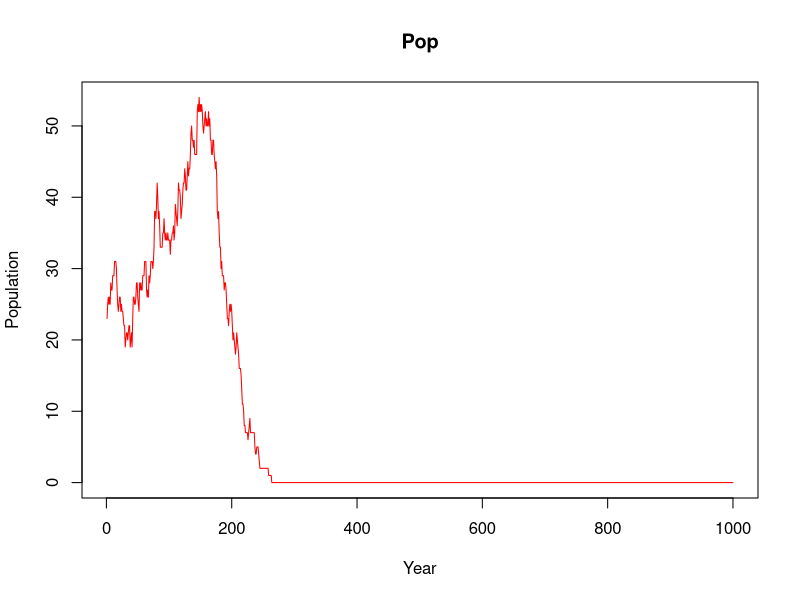

The R script that drew this image:
## ---- chunk 1
library(DiagrammeR)

grViz("
digraph record_formation {

graph [layout = dot, ## Set title and layout
       label = 'Record formation process',
       labelloc = 't'
       fontname = Helvetica,
       fontsize = 30]

# node definitions with substituted label text
node [fontname = Helvetica, ## General node definition
      style = filled,
      color = MistyRose]
      
## Per node definition
a [label = '@@1',
   fillcolor = Orangered,
   fixedsize = shape,
   width = 3,
   height = 0.8,
   fontsize = 20]
b [label = '@@2']
c [label = '@@3',
   fillcolor = orange,
   fixedsize = shape,
   width = 4.5,
   height = 1,
   fontsize = 30]
d [label = '@@4',
   fillcolor = Orangered]
e [label = '@@5']
f [label = '@@6']
g [label = '@@7',
   fillcolor = Orangered,
   fixedsize = shape,
   width = 3,
   height = 0.8,
   fontsize = 20]
h [label = '@@8',
   fillcolor = Orangered]
i [label = '@@9']

## General edge definition
edge [color = grey,
       arrowhead = vee,
       arrowtail = vee]

## Specific edges
a -> {b c h}
b -> {c}
d -> {a b i} 
e -> {a b c h} 
f -> {a e h} 
g -> {a b c e f h} 
h -> {c} 
i -> {c} 
#c -> {b} [dir = both, label = 'per sqm']

}

## Label definition
[1]: 'Population'
[2]: 'Area'
[3]: 'Waste produced/sqrm'
[4]: 'Site type'
[5]: 'Site functionality'
[6]: 'Mobility pattern'
[7]: 'Economy type'
[8]: 'Anthropogenic deposition rates'
[9]: 'Other deposition rates'
")


## ---- chunk 2
set.seed(12345)

## Function 1. Simulation of death process
#' @param pd: The probability matrix for mortality by age

death <- function(x,pd){
  age <- as.numeric(x[1])
  return(rbinom(1,1,prob = pd[pd$Age==age,2]))
}

## Function 2. Definition of carrying capacity
## It defines the carrying capacity according to site type and site economy. Site function
## is not considered, as this acts on the population directly, but not necessarily
## in the allowance of the site. The researcher can introduce the value for carrying capacity
## directly and, thus, the other variables would not be considered.
#' @param constrained: Boolean. If FALSE, it is an open-air site. If TRUE, it is closed site
#' (cave, rockshelter) and space restrictions apply. Default is FALSE.
#' @param E_t: Economy type variable. Possible values are 'hg' (hunter-gatherers),
#' 'm' (interaction) and 'f' (farmers).
#' @param size: Only to be specified if constrained = TRUE. It is the total size of the site
#' as estimated by expert information.

K_def <- function(constrained = FALSE,E_t = NA,size = NA,k = NA){
  try(if(E_t %in% c(NA,'hg','m','f') == FALSE) stop("E_t value not accepted"))
  
  if(is.na(k)==TRUE){
    if (constrained == TRUE){
      k <- round(size/4) ## Considering 4 sqrmt per person
    } else if (E_t == 'hg' | E_t == 'm'){
      k <- 100
    } else {
      k <- 200
    }

  }
  return(k)
}

## Function 3. Simulation of carrying capacity limitation
## If the population exceeds the carrying capacity, it eliminates oversize
## with 0.8 probability per person exceeding.
#' @param x: Data frame or matrix. Population (number of people)
#' @param k: Integer. Carrying capacity. It can be defined by the user, but the
#' can compute it on its own.

K_lim <- function(x,k){
  p <- nrow(x)
  if (p>k){
    o <- rbinom(p-k,1,0.8)
    o <- sum(o[o==1])
    o[o==0] <- 1 ## Avoids problem eliminating all the df if remove == 0
    x <- x[-sample(1:nrow(x),o,replace = FALSE),]
  }
  return(x)
}

## Function 4. Definition of effective occupied area
#' @param x: Population. It can be an integer, a vector or a matrix/dataframe
#' @param E_t: Single value. Factor. Economy type.
#' @param S_t: Single value. Factor. Site type.
#' @param S_f: Single value. Factor. Site function.

## This function needs more reading to make the values more accurate
## IMPORTANT CAVEAT: If site functionality == 'f', then the number of people == buried individuals

Eff_ar <- function(x, E_t, S_t = NA, S_f = NA){
  try(if(E_t %in% c('hg','m','f') == FALSE) stop("E_t value not accepted"))
  try(if(S_t %in% c('c','rs','oa') == FALSE) stop("S_t value not accepted"))
  try(if(S_f %in% c('h','l','p','b','f') == FALSE) stop("S_t value not accepted"))
  
  if (is.integer(x) == TRUE){
    p <- x
  } else if (is.vector(x) == TRUE){
    p <- length(x)
  } else {
    p <- nrow(x)    
  }

  if (S_f == 'f'){
    a <- p*2
  } else {
    ## ec is sqrm/people based on economy type, without other contrains
    ## ec is considered as an open-air / habitat site for easier calculations of
    ## other situations
    if (E_t == 'hg' | E_t == 'm'){
      ec <- 6 ## A guess. Needs lots of reading.
    } else {
      ec <- (36/6)*3 ## Extracted loosely from Zimmermann et al. (2009) and Czerniak (2016)
      ## but needs a lot more reading (36 meters per house. 6 pax per household)
      ## Times 3 accounts for space between houses.
    } 
    
    ## ti is how the type of the site (constrains) conditions pop density
    if (S_t == 'oa'){
      ti <- 0
    } else {
      if (E_t == 'f'){
        ti <- (ec/3)*2 ## eliminates space between houses
      } else {
        ti <- 2 
      }
    }
    
    ## t is how the function of the site limits pop density
    if (S_f == 'l' | S_f == 'b' | S_f == 'p'){
      if (St_ == 'oa'){
        if (E_t == 'f'){
          f <- (ec/3)*2
        } else {
          f <- 2
        }
      }
    } else {
      f <- 0
    }
    a <- round(p*(ec-ti-f))
  }
  
  return(a)
}

## Function 5. Waste production per square meter
#' @param x: Vector. W_p (Waste produced)
#' @param E_t: Factor. E_t (Economy type)
#' @param dm_r: Probability value. If E_t = 'hg', dm_r = 0. 
#' If E_t = 'm', dm_r = 0.5. If E_t = 'f', dm_r = 1. Default is NA.
#' Because values for E_t = c('m','f') are unrealisitc, it is strongly advised
#' that the researcher establishes her/his own values based on the expert knowledge 
#' @param P_y: Vector. P_y (Number of people per year)
#' @param S_t: Factor. S_t (Site type)
#' @param Adr: Vector. Adr (Anthropogenic deposition rates)
#' @param M_p: Factor. M_p (Mobility pattern)
#' @param S_f: Factor. S_f (site functionality)
#' @param Max_Ar: Integer. Max_ar (Total area of site, as defined by archaeologist)
#' @param Odr: Vector. Odr (Other deposition rates)

Wp_sq <- function(x,E_t,dm_r = NA,P_y,Max_Ar){
  
  ## Sets the probability of the dates being domestic
  if (is.na(dm_r)==TRUE){
    if (E_t == 'hg'){
      dm_r <- 0
    } else if (E_t == 'm') {
      dm_r <- 0.5
    } else {
      dm_r <- 1
    }
  } else {
    dm_r <- dm_r
  }
  
  try(if(dm_r > 1 | dm_r < 0) stop("Probabilities must be between 0 and 1"))
  
  ## So far, we consider only radiocarbon dates
  ## Assumed one goat per person/year. Needs reassessment
  w <- ((P_y*4000)/5)
  x <- w/Max_Ar

  ## How many of these dates are domestic
  dom <- rbinom(1,size = x, prob = dm_r)
  x <- data.frame("Number of samples" = round(x), "Number of domestics" = dom)
  return(x)
}
## ---- chunk 3
ts <- 1000 # Time span
Gs_init <- 20 # Initial population
Gs_init <- data.frame("Age" = sample(10:30,Gs_init,10:30, replace = TRUE),
                      "Sex" = sample(c("M","F"), Gs_init, prob = c(0.5,0.5), replace = TRUE))

## Structure of random variables
# W_p <- data.frame("Number of samples" = rep(0,ts),
#                  "Number of domestics" = rep(0,ts)) # Waste produced
# E_t <- factor(NA, c('hg','m','f')) # Economy type
# P_y <- rep(NA,ts) ## Number of people per year (Population)
# S_t <- factor(NA, c('c','rs','oa')) ## Site type
# Adr <- rep(NA,ts) ## Anthropogenic deposition rates
# M_p <- factor(NA, c('r','l','s')) ## Mobility pattern
# S_f <- factor(NA, c('h','l','p','b','f')) ## Site functionality
# Max_Ar <- c(NA) ## Maximum size of the site
# Ar <- c(NA) ## Occupied area of the site
# Odr <- rep(NA,ts) ## Other deposition rates

## Definition of random variables
W_p <- data.frame("Number of samples" = rep(0,ts),
                  "Number of domestics" = rep(0,ts)) # Waste produced
E_t <- factor('hg', c('hg','m','f')) # Hunter-gatherers
P_y <- rep(NA,ts) ## Number of people per year (Population)
S_t <- factor('c', c('c','rs','oa')) ## Cave
Adr <- rep(NA,ts) ## Anthropogenic deposition rates
M_p <- factor('l', c('r','l','s')) ## Logistic mobility
S_f <- factor('h', c('h','l','p','b','f')) ## Habitat
Max_Ar <- 500
Ar <- rep(NA,ts)
Odr <- rep(NA,ts) ## Other deposition rates

## Probability matrix for mortality
prob_d <- data.frame("Age" = c(0:99),
                     "P_d" = c(rep(0.13,2),
                               rep(0.08,8),
                               rep(0.01,25),
                               rep(0.1,15),
                               rep(0.15,10),
                               rep(0.25,5),
                               rep(0.99,35)))

## Definition of carrying capacity
K <- K_def(constrained = TRUE, E_t = E_t, size = Max_Ar)

## ---- chunk 4
Pop <- Gs_init ## Population (Age and Sex)
camp_size <- rep(NA,ts) ## Size of camp. Depends on people and type of camp

for (i in 1:ts){
  #Are born
  ## Female fertile population
  W <- Pop[Pop$Sex=="F",]
  W_fert <- W[W$Age>10 & W$Age<30,]
  
  ## Male fertile population
  M <- Pop[Pop$Sex=="M",]
  M_fert <- M[M$Age>15 & M$Age<40,]

  ## Probability of having descendance per woman
  # Penalisation in case there are too few men
  pen <- round(nrow(M_fert)*2/nrow(W_fert),2) ## Assumes one man can have two women
  pen[pen>1] <- 1
  
  ## 0.3 is drawn from ethnographic literature (each !Kung woman waits 3 years to have another son)
  P_o <- 0.3*pen

  Offspring <- sum(rbinom(nrow(W_fert),1,P_o))
  New_pop <- data.frame("Age" = rep(0,Offspring),
                        "Sex" = sample(c("M","F"),Offspring,prob=c(0.5,0.5),replace = TRUE))
  Pop <- rbind(Pop,New_pop)
  
  ## Die
  vec_d <- apply(Pop,1,death,prob_d)
  Pop <- Pop[vec_d==0,]
  
  ## Apply carrying capacty restrictions
  Pop <- K_lim(Pop, K)
  
  ## One year passes
  Pop$Age <- Pop$Age+1
  P_y[i] <- nrow(Pop)
  Ar[i] <- Eff_ar(Pop,E_t = E_t, S_t = S_t, S_f = S_f)
  
  ## Waste production
  W_p[i,] <- Wp_sq(W_p[i,1], E_t = E_t, P_y = P_y[i], Max_Ar = Max_Ar)
}

Dat <- data.frame("Population" = P_y, "Area" = Ar)
head(Dat)

plot(P_y, type = "l", col = "red",
     xlab = "Year", ylab = "Population",
     main = "Pop")
